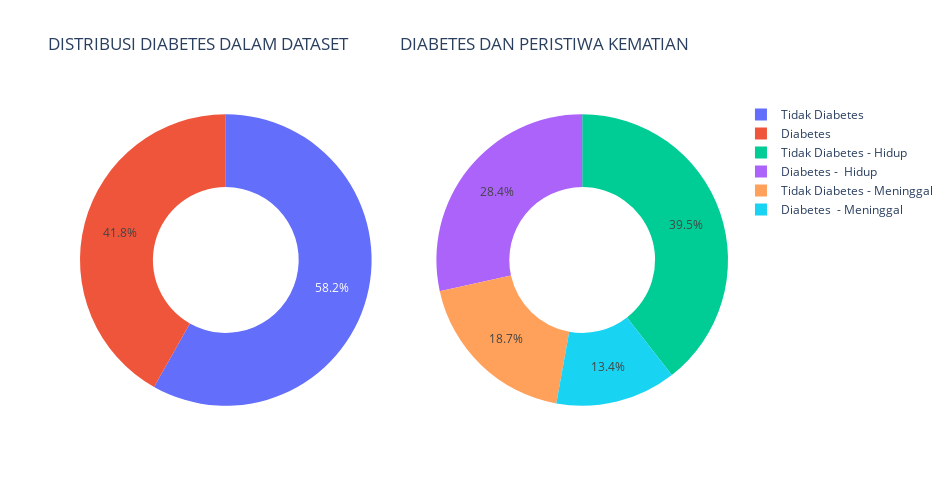

Notebook code for this chart:
### Markdown cell above
Dari subplot di atas dapat disimpulkan bahwa pada data diatas, sebanyak 64,9% orang adalah PRIA atau LAKI-LAKI (di mana 44,1% orang masih hidup dan 20,7% orang yang meninggal) dan sebanyak 35,1% orang adalah WANITA atau PEREMPUAN (dengan 23,7% orang yang tetap hidup dan 11,4% orang yang meninggal).

### Code cell
# membuat label
label_diabetes1 = ["Tidak Diabetes","Diabetes"]
label_diabetes2 = ['Tidak Diabetes - Hidup','Tidak Diabetes - Meninggal', "Diabetes -  Hidup", "Diabetes  - Meninggal"]
# memanggil fungsi donut
donut('diabetes', label_diabetes1, label_diabetes2, "DISTRIBUSI DIABETES DALAM DATASET", "DIABETES DAN PERISTIWA KEMATIAN")

### Figure 1 — Plotly figure (JSON) as saved in the notebook; plotly's stock layout.template omitted (floating-point values rounded to 4 significant figures)
{"data": [{"labels": ["Tidak Diabetes", "Diabetes"], "values": [174, 125], "type": "pie", "domain": {"x": [0, 0.45], "y": [0, 1]}, "hole": 0.5, "hoverinfo": "label+percent"}, {"labels": ["Tidak Diabetes - Hidup", "Tidak Diabetes - Meninggal", "Diabetes -  Hidup", "Diabetes  - Meninggal"], "values": [118, 56, 85, 40], "type": "pie", "domain": {"x": [0.55, 1], "y": [0, 1]}, "hole": 0.5, "hoverinfo": "label+percent"}], "layout": {"title": {"text": "DISTRIBUSI DIABETES DALAM DATASET             DIABETES DAN PERISTIWA KEMATIAN"}, "autosize": false, "width": 950, "height": 500, "paper_bgcolor": "white"}}
